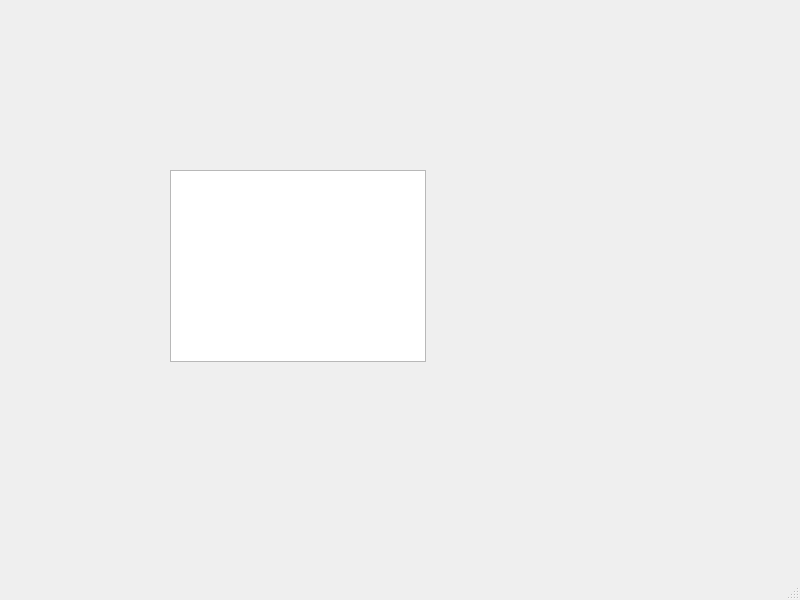
<?xml version="1.0" encoding="UTF-8"?>
<ui version="4.0">
 <class>MainWindow</class>
 <widget class="QMainWindow" name="MainWindow">
  <property name="geometry">
   <rect>
    <x>0</x>
    <y>0</y>
    <width>800</width>
    <height>600</height>
   </rect>
  </property>
  <property name="windowTitle">
   <string>MainWindow</string>
  </property>
  <widget class="QWidget" name="centralwidget">
   <property name="minimumSize">
    <size>
     <width>0</width>
     <height>559</height>
    </size>
   </property>
   <widget class="QGraphicsView" name="graphicsView">
    <property name="geometry">
     <rect>
      <x>170</x>
      <y>170</y>
      <width>256</width>
      <height>192</height>
     </rect>
    </property>
    <property name="verticalScrollBarPolicy">
     <enum>Qt::ScrollBarAlwaysOff</enum>
    </property>
    <property name="horizontalScrollBarPolicy">
     <enum>Qt::ScrollBarAlwaysOff</enum>
    </property>
    <property name="sizeAdjustPolicy">
     <enum>QAbstractScrollArea::AdjustIgnored</enum>
    </property>
   </widget>
  </widget>
  <widget class="QMenuBar" name="menubar">
   <property name="geometry">
    <rect>
     <x>0</x>
     <y>0</y>
     <width>800</width>
     <height>21</height>
    </rect>
   </property>
  </widget>
  <widget class="QStatusBar" name="statusbar"/>
 </widget>
 <resources/>
 <connections/>
</ui>
